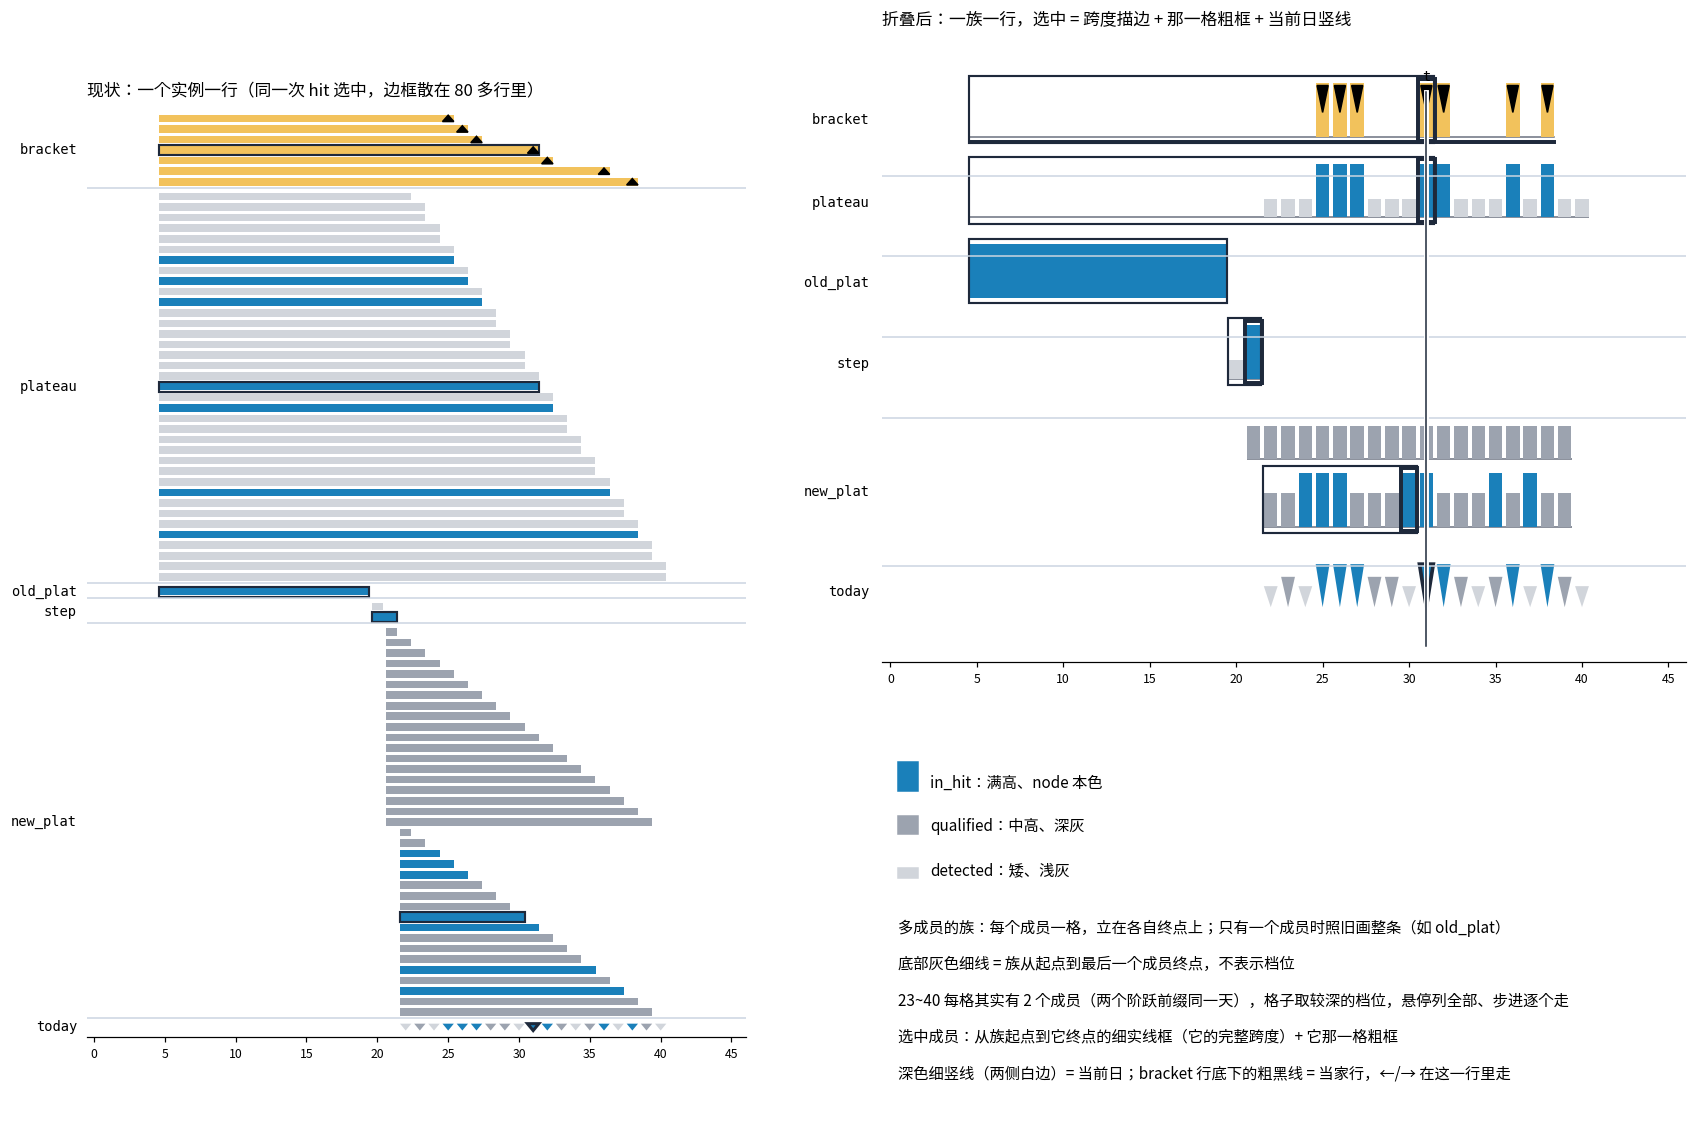

Reproduce this figure in Python.
"""折叠行示意图（合成数据，不读任何行情）。

造一次 new_step 式的阶跃：旧平台 15 根、阶跃 2 根（两个前缀 e=20、e=21），新平台上每天一个 plateau 实例，
画「现在一实例一行」和「折叠后一族一行」两种样子，选中同一个 hit（前缀 e=21、当天 t=31）。

输出：同目录 mock_fold.png。只为讨论界面，不代表任何真实股票。
配色按用户色盲规则：in_hit 用中蓝 (26,128,186)；qualified 深灰、detected 浅灰，且档位同时用格子高度区分；
选中描边用深色实线；「当前日」竖线用和选中框同一种深色、两侧加白边，压在任何色块上都和底下拉开深浅。
"""
from pathlib import Path

import matplotlib

matplotlib.use("Agg")
import matplotlib.pyplot as plt
from matplotlib.patches import Rectangle, Polygon

plt.rcParams["font.family"] = ["Noto Sans CJK JP", "DejaVu Sans"]

BLUE = (26 / 255, 128 / 255, 186 / 255)
QUAL = "#9ca3af"
DET = "#d1d5db"
AMBER = "#F2C25C"
EDGE = "#1e293b"
CURSOR = "#1e293b"
STEM = "#6b7280"
MONO = "DejaVu Sans Mono"

L, S = 15, 20
OLD = (S - L, S - 1)
PREFIXES = [20, 21]
T_MAX = 40
HIT_DAYS = [25, 26, 27, 31, 32, 36, 38]          # 只有前缀 e=21 的这些天成 hit
TODAY_QUAL = {23, 28, 29, 33, 35, 39}            # today 自己的诊断 where（收阳）过了的天
SEL_T, SEL_E = 31, 21

# ── 合成实例 ──
plateau = []  # (e, start, end, tier)
newplat = []
for e in PREFIXES:
    for t in range(e + 2, T_MAX + 1):
        hit = e == SEL_E and t in HIT_DAYS
        plateau.append((e, OLD[0], t, "in_hit" if hit else "detected"))
        newplat.append((e, e + 1, t - 1, "in_hit" if hit else "qualified"))
steps = [(e, S, e, "in_hit" if e == SEL_E else "detected") for e in PREFIXES]
today = []
for t in range(min(PREFIXES) + 2, T_MAX + 1):
    tier = "in_hit" if t in HIT_DAYS else ("qualified" if t in TODAY_QUAL else "detected")
    today.append((None, t, t, tier))
hits = [(SEL_E, OLD[0], t) for t in HIT_DAYS]

COLOR = {"in_hit": BLUE, "qualified": QUAL, "detected": DET}
HFRAC = {"in_hit": 1.0, "qualified": 0.62, "detected": 0.34}

ROW = 1.0
BAR_H = 0.72


def band_title(ax, y, name):
    ax.text(-1.2, y, name, ha="right", va="center", fontsize=9, family=MONO)


def sep(ax, y, x1=46):
    ax.plot([-0.5, x1], [y, y], color="#cbd5e1", lw=1.0)


# ─────────── 左：现状（一实例一行）───────────
def draw_current(ax):
    y = 0.0
    rows = []

    def bar(x0, x1, yy, color, sel=False, group=False):
        ax.add_patch(Rectangle((x0 - 0.4, yy - BAR_H / 2), x1 - x0 + 0.8, BAR_H, color=color, lw=0))
        if sel or group:
            ax.add_patch(Rectangle((x0 - 0.4, yy - BAR_H / 2 - 0.12), x1 - x0 + 0.8, BAR_H + 0.24,
                                   fill=False, ec=EDGE, lw=2.4 if sel else 1.4))

    # bracket
    start_y = y
    for (e, s0, t) in hits:
        bar(s0, t, y, AMBER, group=(t == SEL_T))
        ax.add_patch(Polygon([[t - 0.4, y + 0.3], [t + 0.4, y + 0.3], [t, y - 0.3]], color="black"))
        y += ROW
    band_title(ax, (start_y + y - ROW) / 2, "bracket")
    sep(ax, y - 0.4)
    y += 0.4
    # plateau
    start_y = y
    for (e, s0, t, tier) in sorted(plateau, key=lambda r: (r[2], r[0])):
        bar(s0, t, y, COLOR[tier], group=(e == SEL_E and t == SEL_T))
        y += ROW
    band_title(ax, (start_y + y - ROW) / 2, "plateau")
    sep(ax, y - 0.4)
    y += 0.4
    # old_plat
    bar(OLD[0], OLD[1], y, BLUE, group=True)
    band_title(ax, y, "old_plat")
    y += ROW
    sep(ax, y - 0.4)
    y += 0.4
    start_y = y
    for (e, s0, t, tier) in steps:
        bar(s0, t, y, COLOR[tier], group=(e == SEL_E))
        y += ROW
    band_title(ax, (start_y + y - ROW) / 2, "step")
    sep(ax, y - 0.4)
    y += 0.4
    start_y = y
    for (e, s0, t, tier) in sorted(newplat, key=lambda r: (r[1], r[2])):
        bar(s0, t, y, COLOR[tier], group=(e == SEL_E and t == SEL_T - 1))
        y += ROW
    band_title(ax, (start_y + y - ROW) / 2, "new_plat")
    sep(ax, y - 0.4)
    y += 0.4
    for (_, s0, t, tier) in today:
        ax.add_patch(Polygon([[t - 0.4, y - 0.3], [t + 0.4, y - 0.3], [t, y + 0.35]], color=COLOR[tier],
                             ec=EDGE if t == SEL_T else None, lw=2.0 if t == SEL_T else 0))
    band_title(ax, y, "today")
    y += ROW
    ax.set_ylim(y, -1.2)
    ax.set_xlim(-0.5, 46)
    ax.set_title("现状：一个实例一行（同一次 hit 选中，边框散在 80 多行里）", fontsize=11, loc="left")


# ─────────── 右：折叠后（一族一行）───────────
def draw_folded(ax):
    y = 0.0
    RH = 1.25          # 折叠行比普通 lane 高一点
    CELL_W = 0.78
    def fold_row(start, cells, yy, sel_end=None, focus=False):
        """cells: {end: (tier, count)}。多成员族：每个成员一格立在终点，族跨度只由底部细线表达；
        单成员族：照旧一根整条（族起点 → 它的终点）。"""
        last = max(cells)
        single = len(cells) == 1 and list(cells.values())[0][1] == 1
        base = yy + RH * 0.42
        if not single:
            ax.plot([start - 0.4, last + 0.4], [base, base], color=STEM, lw=1.0, solid_capstyle="butt", zorder=0.8)
        for x, (tier, cnt) in cells.items():
            h = RH * 0.8 * HFRAC[tier]
            x0 = (start - CELL_W / 2) if single else (x - CELL_W / 2)
            w = (x - start + CELL_W) if single else CELL_W
            ax.add_patch(Rectangle((x0, base - h), w, h, color=COLOR[tier], lw=0))
        if sel_end is not None:
            top = base - RH * 0.8 - 0.12
            ax.add_patch(Rectangle((start - 0.45, top), sel_end - start + 0.9, base - top + 0.12,
                                   fill=False, ec=EDGE, lw=1.4))
            tier, _ = cells[sel_end]
            h = RH * 0.8 * HFRAC[tier]
            x0 = (start - CELL_W / 2) if single else (sel_end - CELL_W / 2)
            w = (sel_end - start + CELL_W) if single else CELL_W
            ax.add_patch(Rectangle((x0 - 0.08, base - h - 0.08), w + 0.16, h + 0.16,
                                   fill=False, ec=EDGE, lw=2.6))

    rows_y = {}
    # bracket（一族：hit 同起点）：和 band 同一种画法——每个 hit 一格立在终点，族跨度只由底线表达；▼ = 买入日
    base = y + RH * 0.42
    last = max(HIT_DAYS)
    first = min(HIT_DAYS)
    BH = RH * 0.8
    ax.plot([OLD[0] - 0.4, last + 0.4], [base, base], color=STEM, lw=1.0, zorder=0.8)
    for t in HIT_DAYS:
        ax.add_patch(Rectangle((t - CELL_W / 2, base - BH), CELL_W, BH, color=AMBER, lw=0))
    for t in HIT_DAYS:
        ax.add_patch(Polygon([[t - 0.32, base - BH + 0.05], [t + 0.32, base - BH + 0.05], [t, base - BH * 0.45]],
                             color="black", zorder=3))
    # 选中 hit：跨度空心细框 + 它那一格粗框
    ax.add_patch(Rectangle((OLD[0] - 0.45, base - BH - 0.12), SEL_T - OLD[0] + 0.9, BH + 0.24,
                           fill=False, ec=EDGE, lw=1.4))
    ax.add_patch(Rectangle((SEL_T - CELL_W / 2 - 0.08, base - BH - 0.08), CELL_W + 0.16, BH + 0.16,
                           fill=False, ec=EDGE, lw=2.6))
    # 当家行：底线加深加粗（刚才点的是这一行，←/→ 在这一行里走）
    ax.plot([OLD[0] - 0.4, last + 0.4], [base + 0.1, base + 0.1], color=EDGE, lw=2.6, zorder=3)
    band_title(ax, base - RH * 0.25, "bracket")
    rows_y["bracket"] = (y, y + RH)
    y += RH
    sep(ax, y)
    y += 0.25
    # plateau：一族（所有前缀同起点）
    cells = {}
    for (e, s0, t, tier) in plateau:
        old = cells.get(t)
        rank = {"detected": 0, "qualified": 1, "in_hit": 2}
        if old is None:
            cells[t] = (tier, 1)
        else:
            best = tier if rank[tier] > rank[old[0]] else old[0]
            cells[t] = (best, old[1] + 1)
    fold_row(OLD[0], dict(sorted(cells.items())), y, sel_end=SEL_T)
    band_title(ax, y + RH * 0.2, "plateau")
    y += RH
    sep(ax, y)
    y += 0.25
    # old_plat：单个对象
    base = y + RH * 0.42
    ax.add_patch(Rectangle((OLD[0] - 0.4, base - RH * 0.8), OLD[1] - OLD[0] + 0.8, RH * 0.8, color=BLUE, lw=0))
    ax.add_patch(Rectangle((OLD[0] - 0.45, base - RH * 0.8 - 0.1), OLD[1] - OLD[0] + 0.9, RH * 0.8 + 0.2,
                           fill=False, ec=EDGE, lw=1.4))
    band_title(ax, y + RH * 0.2, "old_plat")
    y += RH
    sep(ax, y)
    y += 0.25
    # step：一族（同起点 s）
    fold_row(S, {e: (tier, 1) for (e, s0, _, tier) in steps}, y, sel_end=SEL_E)
    band_title(ax, y + RH * 0.2, "step")
    y += RH
    sep(ax, y)
    y += 0.25
    # new_plat：每个前缀一族（起点不同），两行
    for e in PREFIXES:
        fam = {t: (tier, 1) for (ee, s0, t, tier) in newplat if ee == e}
        fold_row(e + 1, dict(sorted(fam.items())), y, sel_end=(SEL_T - 1) if e == SEL_E else None)
        y += RH
    band_title(ax, y - RH * 1.1, "new_plat")
    sep(ax, y)
    y += 0.25
    # today：点事件，本来就一行
    base = y + RH * 0.42
    for (_, s0, t, tier) in today:
        h = 0.62 * HFRAC[tier] + 0.18
        ax.add_patch(Polygon([[t - 0.4, base - h], [t + 0.4, base - h], [t, base]], color=COLOR[tier],
                             ec=EDGE if t == SEL_T else None, lw=2.4 if t == SEL_T else 0))
    band_title(ax, y + RH * 0.2, "today")
    y += RH
    # 当前日竖线
    import matplotlib.patheffects as pe
    ax.plot([SEL_T, SEL_T], [-0.3, y], color=CURSOR, lw=1.0, zorder=4,
            path_effects=[pe.Stroke(linewidth=3.2, foreground="white"), pe.Normal()])
    ax.text(SEL_T, -0.45, "t", color="black", ha="center", va="bottom", fontsize=9, family=MONO)
    ax.set_ylim(y + 0.3, -1.4)
    ax.set_xlim(-0.5, 46)
    ax.set_title("折叠后：一族一行，选中 = 跨度描边 + 那一格粗框 + 当前日竖线", fontsize=11, loc="left")

    return y


fig, axes = plt.subplots(1, 2, figsize=(17, 11), gridspec_kw={"width_ratios": [1, 1]})
for ax in axes:
    ax.set_yticks([])
    ax.set_xticks(range(0, 46, 5))
    ax.tick_params(axis="x", labelsize=8)
    for sp in ("top", "right", "left"):
        ax.spines[sp].set_visible(False)
draw_current(axes[0])
draw_folded(axes[1])
axes[1].set_position([0.55, 0.42, 0.43, 0.52])

# 右下：图例与读法
lg = fig.add_axes([0.55, 0.05, 0.43, 0.3])
lg.axis("off")
items = [
    (BLUE, 1.0, "in_hit：满高、node 本色"),
    (QUAL, 0.62, "qualified：中高、深灰"),
    (DET, 0.34, "detected：矮、浅灰"),
]
for i, (c, h, txt) in enumerate(items):
    lg.add_patch(Rectangle((0.02, 0.88 - i * 0.12), 0.025, 0.08 * h, color=c, transform=lg.transAxes))
    lg.text(0.06, 0.9 - i * 0.12, txt, fontsize=10, transform=lg.transAxes, va="center")
notes = [
    "多成员的族：每个成员一格，立在各自终点上；只有一个成员时照旧画整条（如 old_plat）",
    "底部灰色细线 = 族从起点到最后一个成员终点，不表示档位",
    "23~40 每格其实有 2 个成员（两个阶跃前缀同一天），格子取较深的档位，悬停列全部、步进逐个走",
    "选中成员：从族起点到它终点的细实线框（它的完整跨度）+ 它那一格粗框",
    "深色细竖线（两侧白边）= 当前日；bracket 行底下的粗黑线 = 当家行，←/→ 在这一行里走",
]
for i, n in enumerate(notes):
    lg.text(0.02, 0.5 - i * 0.1, n, fontsize=10, transform=lg.transAxes, va="center")

out = Path(__file__).with_name("mock_fold.png")
fig.savefig(out, dpi=110, bbox_inches="tight")
print(out)
